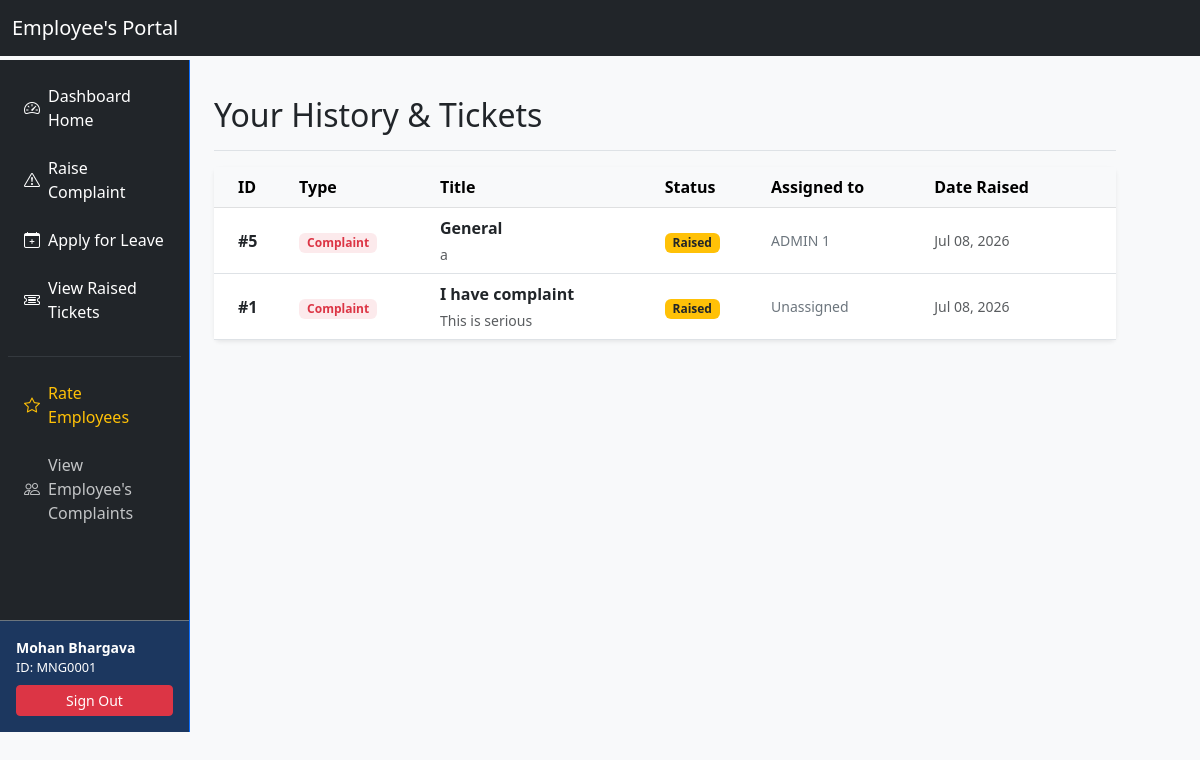
Page /tickets/view-tickets/ (signed in) on the earlier database version.
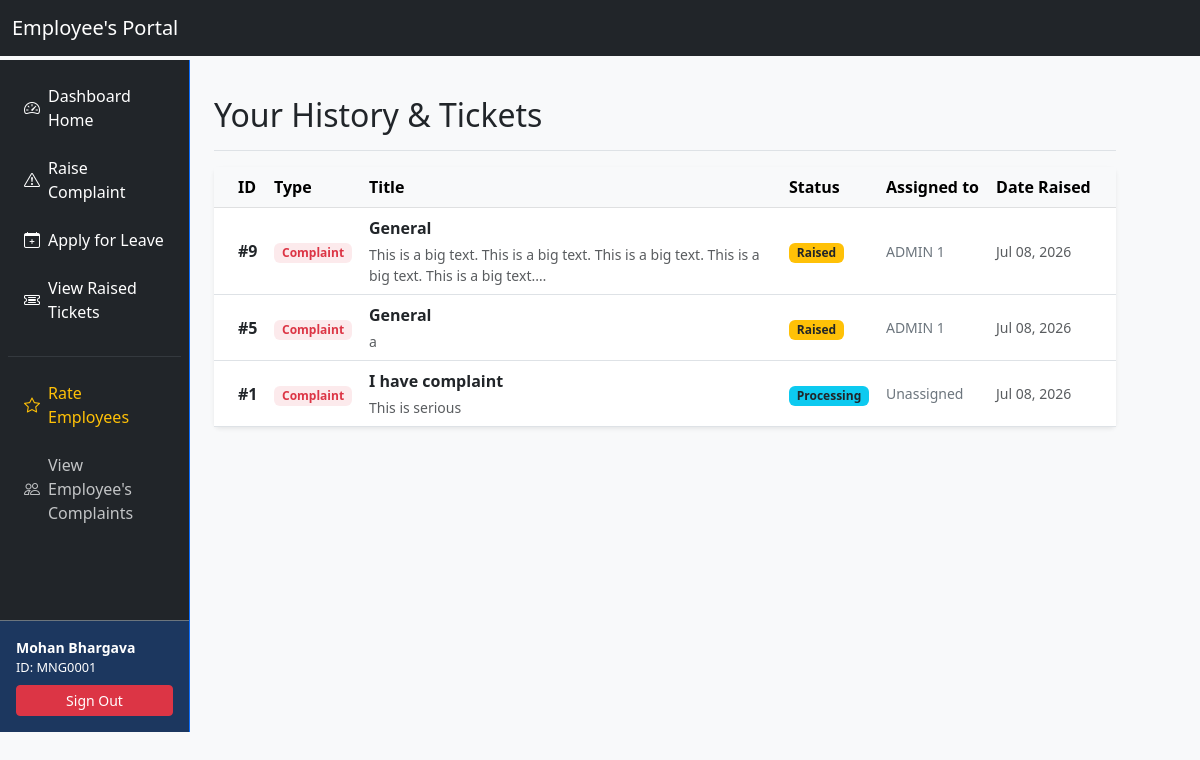
Same page on the later database version.
### tickets/models.py (models this page shows, shortened)
class Ticket(models.Model):
    class TicketType(models.TextChoices):
        COMPLAINT = 'COMPLAINT', 'Complaint'
        LEAVE = 'LEAVE', 'Leave Application'
    class StatusChoices(models.TextChoices):
        RAISED = 'RAISED', 'Raised'
        PROCESSING = 'PROCESSING', 'Processing'
        CLOSED = 'CLOSED', 'Closed'
    ticket_id = models.AutoField(primary_key=True)
    ticket_type = models.CharField(max_length=20, choices=TicketType.choices, default=TicketType.COMPLAINT)
    title = models.CharField(max_length=200, default="General")
    detailed_issue = models.TextField()
    raised_by = models.ForeignKey(
        EmployeeInfo,
        on_delete=models.CASCADE,
        related_name='raised_tickets'
    )
    assigned_manager = models.ForeignKey(
        EmployeeInfo,
        on_delete=models.SET_NULL,
        null=True,
        blank=True,
        related_name='managed_tickets'
    )
    resolve_status = models.CharField(
        max_length=20,
        choices=StatusChoices.choices,
        default=StatusChoices.RAISED
    )
    created_at = models.DateTimeField(auto_now_add=True)
    start_date = models.DateField(null=True)
    end_date = models.DateField(null=True)

### accounts/models.py (models this page shows, shortened)
class EmployeeInfo(models.Model):
    class RoleChoices(models.TextChoices):
        ADMIN = 'ADMIN', 'Admin'
        MANAGER = 'MANAGER', 'Manager'
        DEVELOPER = 'DEVELOPER', 'Developer'
    class GenderChoices(models.TextChoices):
        MALE = 'M', 'Male'
        FEMALE = 'F', 'Female'
        OTHER = 'O', 'Other'
    user = models.OneToOneField(User, on_delete=models.CASCADE, related_name='employee_profile')
    employee_id = models.CharField(max_length=20, unique=True, blank=True)
    name = models.CharField(max_length=100)
    role = models.CharField(max_length=20, choices=RoleChoices.choices, default=RoleChoices.DEVELOPER)
    dob = models.DateField(verbose_name="Date of Birth")
    gender = models.CharField(max_length=1, choices=GenderChoices.choices)
    blood_group = models.CharField(max_length=5)
    manager = models.ForeignKey(
        'self',
        null=True,
        blank=True,
        on_delete=models.SET_NULL,
        related_name='subordinates'
    )

### tickets/views.py (the view)
# urls.py: path('view-tickets/', views.view_tickets, name='view_tickets'),
@login_required
def view_tickets(request):
    user_tickets = Ticket.objects.filter(
        raised_by=request.user.employee_profile
    ).order_by('-created_at')
    return render(request, 'tickets/view_tickets.html', {'tickets': user_tickets})

### tickets/templates/tickets/view_tickets.html (shortened to what this page needs)
{% extends 'accounts/base.html' %}
{% block mainContent %}
        <main class="col-md-9 ms-sm-auto col-lg-10 px-md-4 py-4">
            <div
                class="d-flex justify-content-between flex-wrap flex-md-nowrap align-items-center pt-3 pb-2 mb-3 border-bottom">
                <h1 class="h2">Your History & Tickets</h1>
            </div>
            <div class="card shadow-sm border-0">
                <div class="card-body p-0">
                    {% if tickets %}
                    <div class="table-responsive">
                        <table class="table table-hover align-middle mb-0">
                            <thead class="table-light">
                                <tr>
                                    <th scope="col" class="ps-4">ID</th>
                                    <th scope="col">Type</th>
                                    <th scope="col">Title</th>
                                    <th scope="col">Status</th>
                                    <th scope="col">Assigned to</th>
                                    <th scope="col" class="pe-4">Date Raised</th>
                                </tr>
                            </thead>
                            <tbody>
                                {% for ticket in tickets %}
                                <tr>
                                    <td class="fw-bold ps-4">#{{ ticket.ticket_id }}</td>
                                    <td>
                                        {% if ticket.ticket_type == 'COMPLAINT' %}
                                        <span
                                            class="badge bg-danger bg-opacity-10 text-danger px-2 py-1">Complaint</span>
                                        {% else %}
                                        <span class="badge bg-primary bg-opacity-10 text-primary px-2 py-1">Leave</span>
                                        {% endif %}
                                    </td>
                                    <td>
                                        <div class="fw-semibold text-dark">{{ ticket.title }}</div>
                                        <small class="text-muted text-wrap d-block mt-1" style="max-width: 400px;">
                                            {{ ticket.detailed_issue|truncatechars:100 }}
                                        </small>
                                    </td>
                                    <td>
                                        {% if ticket.resolve_status == 'RAISED' %}
                                        <span class="badge bg-warning text-dark">Raised</span>
                                        {% elif ticket.resolve_status == 'PROCESSING' %}
                                        <span class="badge bg-info text-dark">Processing</span>
                                        {% else %}
                                        <span class="badge bg-success">Closed</span>
                                        {% endif %}
                                    </td>
                                    <td class="text-secondary small">
                                        {{ ticket.assigned_manager.name|default:"Unassigned" }}
                                    </td>
                                    <td class="text-muted small pe-4">
                                        {{ ticket.created_at|date:"M d, Y" }}
                                    </td>
                                </tr>
                                {% endfor %}
                            </tbody>
                        </table>
                    </div>
                    {% endif %}
                </div>
            </div>
        </main>
{% endblock %}

Differences in the rows shown:
added Ticket: ticket_id "9", ticket_type "Complaint", title "General", detailed_issue "This is a big text. This is a big text. This is a big text. This is a big text. This is a big text.…", resolve_status "Raised", assigned_manager.name "ADMIN 1", created_at "Jul 08, 2026"
changed Ticket "I have complaint": resolve_status "Raised" → "Processing"
